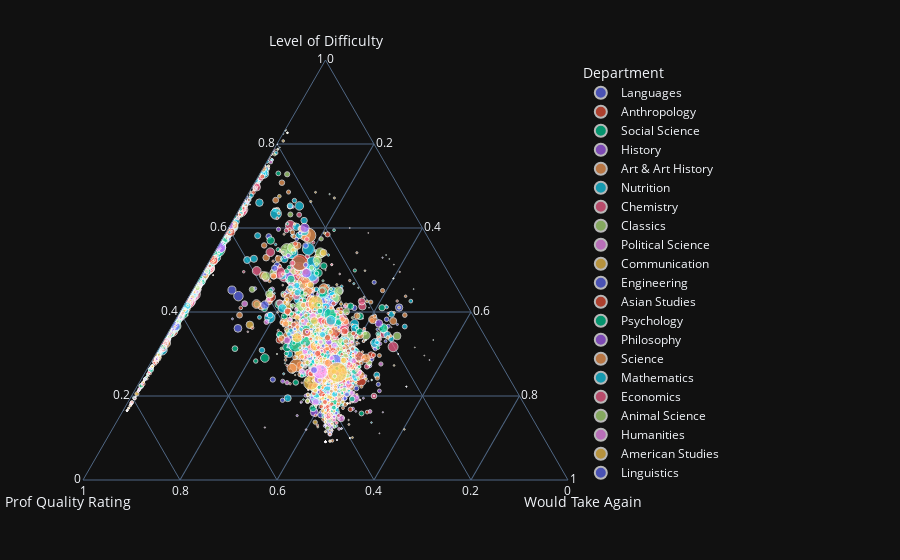

Notebook code cell kept with this figure:
### Code cell
professors_df['Would Take Again'] = professors_df['Would Take Again']/100.0
professors_df['Level of Difficulty'] = professors_df['Level of Difficulty']/5
professors_df['Prof Quality Rating'] = professors_df['Prof Quality Rating']/5
fig = px.scatter_ternary(professors_df, a='Level of Difficulty', b='Prof Quality Rating', c='Would Take Again', color='Department', size='Total Ratings')
fig.show()
